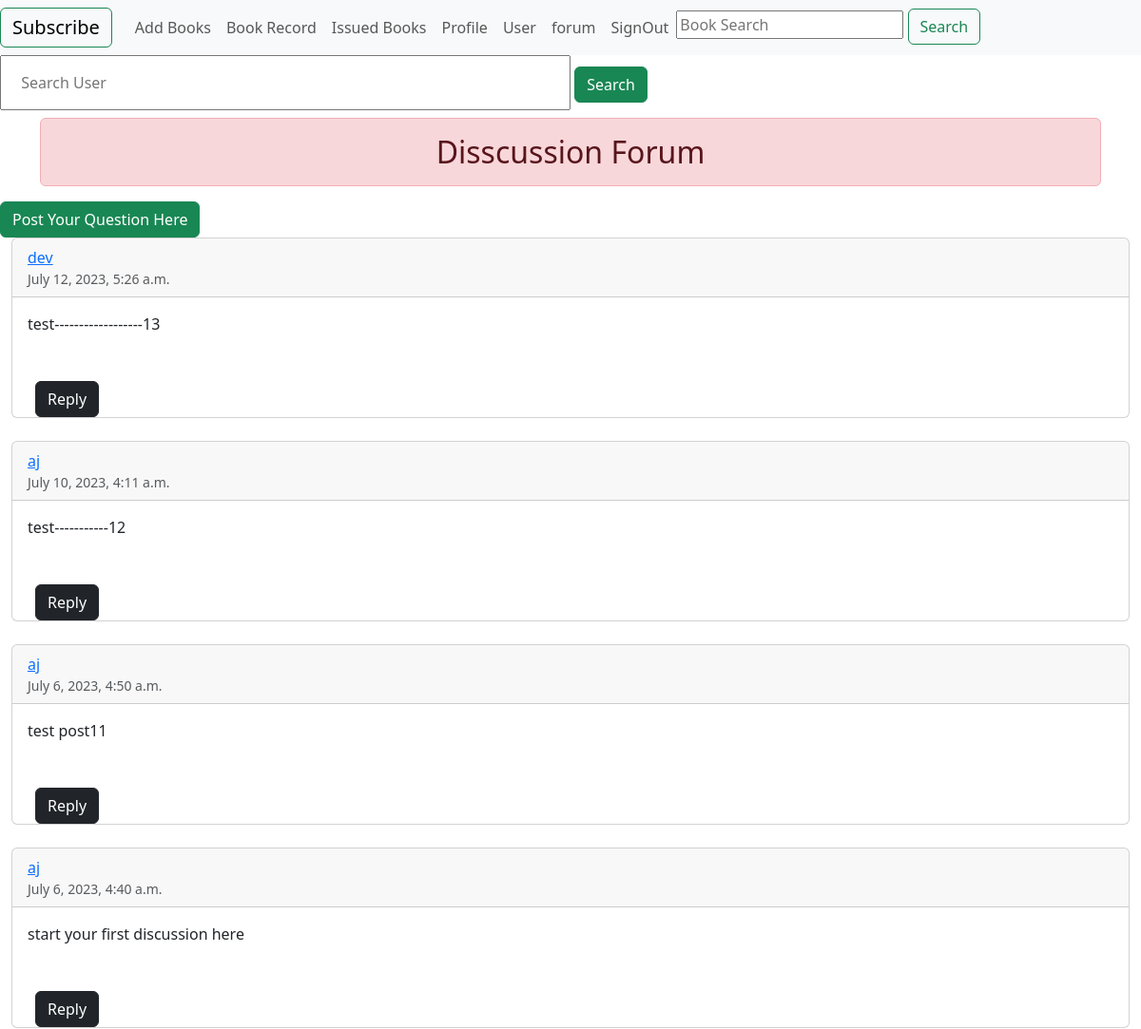
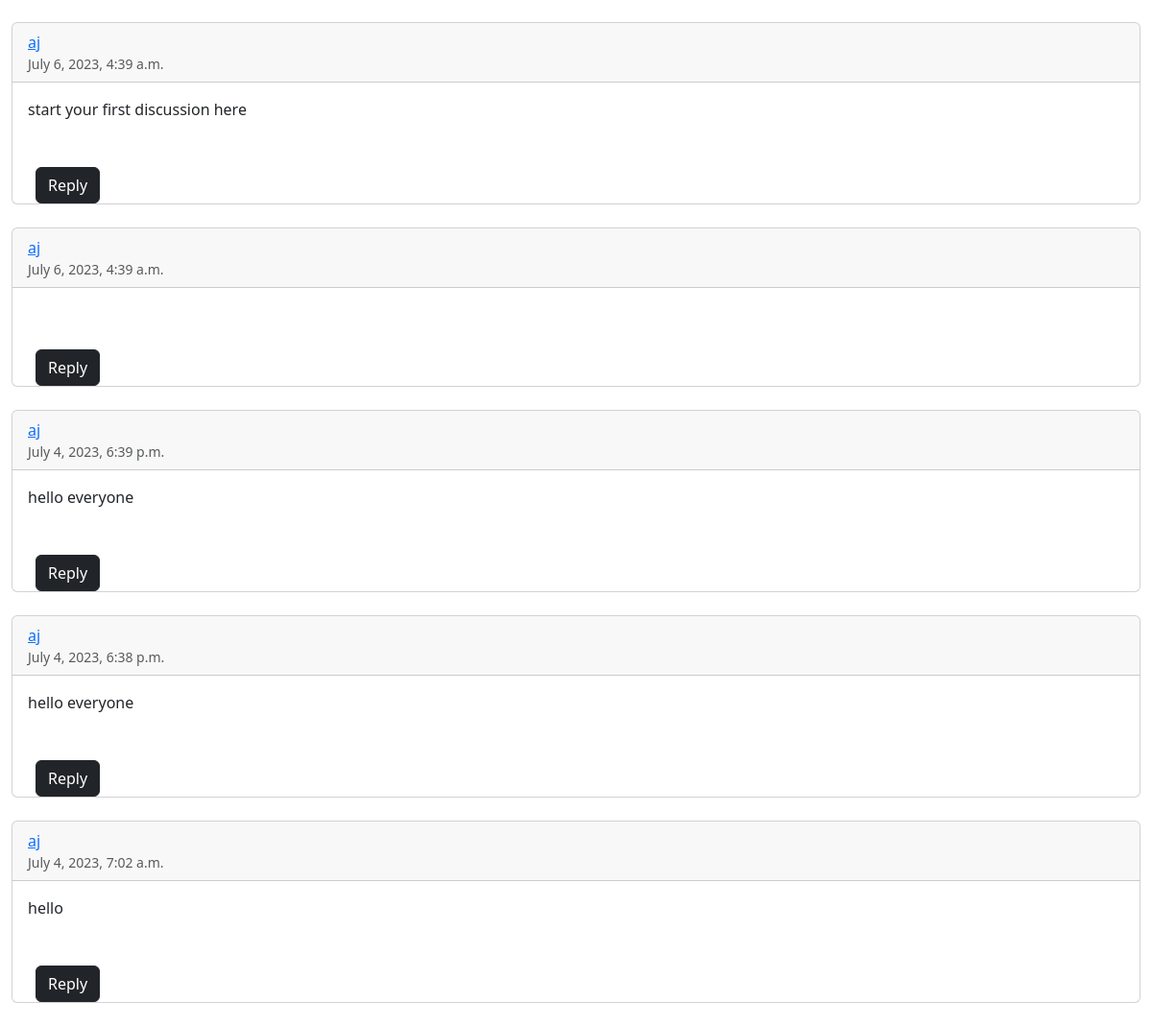
Page /forum on the committed database (2 pictures, top to bottom).
### info/models.py (models this page shows)
class Post(models.Model):
    name_user = models.CharField(max_length=200)
    post_id = models.AutoField
    post_content = models.CharField(max_length=5000)
    timestamp= models.DateTimeField(auto_now_add=True)
    class Meta:
        db_table = "Post"

### info/views.py (the view, shortened to what this page needs)
# urls.py: path('forum', views.forum, name="forum"),
def forum(request):
    posts = Post.objects.filter().order_by('-timestamp')
    return render(request, "forum.html", {'posts':posts})

### info/templates/forum.html (shortened to what this page needs)
{% extends 'home.html' %}
{% block content %}
<form class="form-inline my-2 my-lg-0"  action="{% url 'search' %}" method="POST">{% csrf_token%}
          <input class="w-50 p-3 h-25 d-inline-block" type="search" name="search" placeholder=" Search User" aria-label="Search">
          <button class="btn btn-success my-2 my-sm-0" type="submit">Search</button>
        </form>
<div class="container mt-2">
  <h2 class="text-center alert alert-danger ">Disscussion Forum </h2>
</div>
<a href="{% url 'forumadd' %}" class="btn btn-success md-sm">Post Your Question Here</a>
{% for p in posts %}
<div class="container-fluid mt-100">
    <div class="row">
        <div class="col-md-12">
            <div class="card mb-4">
                <div class="card-header">
                    <div class="media flex-wrap w-100 align-items-center"> <img src="" class="d-block ui-w-40 rounded-circle" alt="">
                        <div class="media-body ml-3"> <a href="javascript:void(0)" data-abc="true" >{{p.name_user}}</a>
                            <div class="text-muted small">{{p.timestamp}}</div>
                        </div>
                    </div>
                </div>
                <div class="card-body">
                    <p> {{ p.post_content }}</p>
                </div>
                <div class="px-4 pt-3"> <a href="{% url 'reply' p.id  %}" class="btn btn-dark md-sm">Reply </a> </div>
            </div>
            </div>
        </div>
    </div>
{% endfor %}
{% endblock content %}

### rows in the picture
Post: name_user "dev", timestamp "July 12, 2023, 5:26 a.m.", post_content "test------------------13"
Post: name_user "aj", timestamp "July 10, 2023, 4:11 a.m.", post_content "test-----------12"
Post: name_user "aj", timestamp "July 6, 2023, 4:50 a.m.", post_content "test post11"
Post: name_user "aj", timestamp "July 6, 2023, 4:40 a.m.", post_content "start your first discussion here"
Post: name_user "aj", timestamp "July 6, 2023, 4:39 a.m.", post_content "start your first discussion here"
Post: name_user "aj", timestamp "July 6, 2023, 4:39 a.m."
Post: name_user "aj", timestamp "July 4, 2023, 6:39 p.m.", post_content "hello everyone"
Post: name_user "aj", timestamp "July 4, 2023, 6:38 p.m.", post_content "hello everyone"
Post: name_user "aj", timestamp "July 4, 2023, 7:02 a.m.", post_content "hello"
